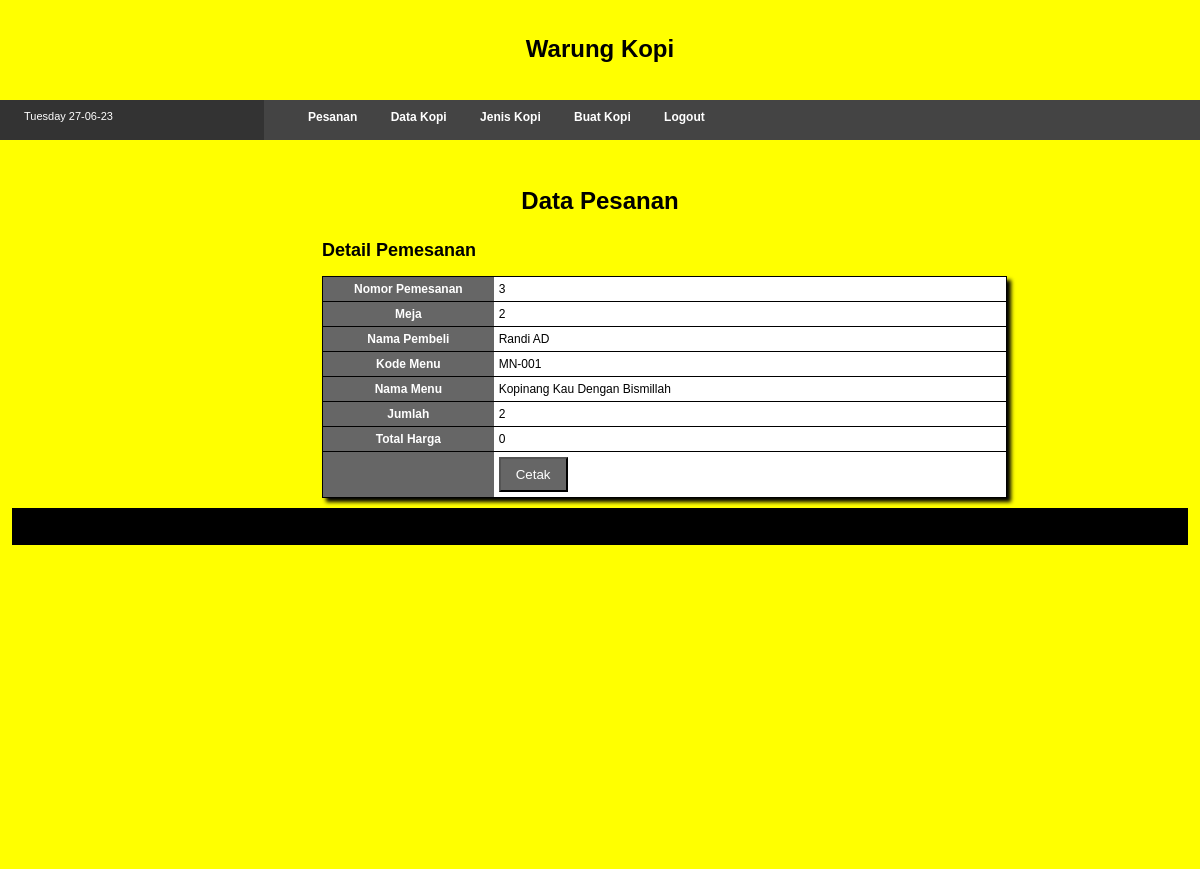
Page /admin-pesanan-detail.php on the committed database.
### tables this page shows
CREATE TABLE IF NOT EXISTS `pemesanan` (
  `nomorpemesanan` int(10) NOT NULL AUTO_INCREMENT,
  `meja` char(15) NOT NULL,
  `namapembeli` varchar(50) NOT NULL,
  `kodemenu` char(10) NOT NULL,
  `namamenu` varchar(200) NOT NULL,
  `jumlah` int(10) NOT NULL,
  `totalharga` int(20) NOT NULL,
  PRIMARY KEY (`nomorpemesanan`)
);

### admin-pesanan-detail.php (the view, shortened to what this page needs)
<?php require_once('Connections/koneksi_kopi.php'); ?>
<?php
$query_Recordset_pemesanan = "SELECT * FROM pemesanan";
$Recordset_pemesanan = mysql_query($query_Recordset_pemesanan, $koneksi_kopi) or die(mysql_error());
$row_Recordset_pemesanan = mysql_fetch_assoc($Recordset_pemesanan);
$query_Recordset_tambah = "SELECT harga FROM tambah";
$Recordset_tambah = mysql_query($query_Recordset_tambah, $koneksi_kopi) or die(mysql_error());
$row_Recordset_tambah = mysql_fetch_assoc($Recordset_tambah);
?>
<!DOCTYPE html PUBLIC "-//W3C//DTD XHTML 1.0 Transitional//EN" "http://www.w3.org/TR/xhtml1/DTD/xhtml1-transitional.dtd">
<html xmlns="http://www.w3.org/1999/xhtml">
<head>
<link href="style.css" rel="stylesheet" type="text/css" />
</head>
<body>
	<div id='header'>
        <h1 id="judul_logo"> Warung Kopi </h1>
    </div>
    <div id="menubar">
    	<div id="menubar_left">
        	<?php echo date("l d-m-y"); ?>
		</div>
        <div id="menubar_right">
       		<a href="admin-pesanan.php">Pesanan</a>
        	<a href="admin-kopi.php">Data Kopi</a>
          	<a href="admin-jenis.php">Jenis Kopi</a>
			<a href="admin-buat.php">Buat Kopi</a>
            <a href="logout.php">Logout</a>
    	</div>
    </div>
    <div id="content">
   	  <h1 id="judul_logo">Data Pesanan</h1>
      <div class="container">
      	<h2>Detail Pemesanan</h2>
        <form action="" method="post">
        	<table width="80%" border="0" cellpadding="5" cellspacing="0" class="standar_tabel">
              <tr>
                <th scope="row">Nomor Pemesanan</th>
                <td><?php echo $row_Recordset_pemesanan['nomorpemesanan']; ?></td>
              </tr>
              <tr>
                <th scope="row">Meja</th>
                <td><?php echo $row_Recordset_pemesanan['meja']; ?></td>
              </tr>
              <tr>
                <th scope="row">Nama Pembeli</th>
                <td><?php echo $row_Recordset_pemesanan['namapembeli']; ?></td>
              </tr>
              <tr>
                <th scope="row">Kode Menu</th>
                <td><?php echo $row_Recordset_pemesanan['kodemenu']; ?></td>
              </tr>
              <tr>
                <th scope="row">Nama Menu</th>
                <td><?php echo $row_Recordset_pemesanan['namamenu']; ?></td>
              </tr>
              <tr>
                <th scope="row">Jumlah</th>
                <td><?php echo $row_Recordset_pemesanan['jumlah']; ?></td>
              </tr>
              <tr>
                <th scope="row">Total Harga</th>
                <td><?php echo $row_Recordset_pemesanan['totalharga']*$row_Recordset_tambah['harga']; ?></td>
              </tr>
              <tr>
                <th scope="row">&nbsp;</th>
                <td><input name="cetak" type="submit" class="btn" id="cetak" value="Cetak" /></td>
              </tr>
            </table>
        </form>
      </div>
    <div id="footer"></div>
</body>
</html>

### style.css (style rules this page uses)
body { font-family:Tahoma, Geneva, sans-serif; font-size: 12px; margin: 0px; padding: 0px; background-color: #fff; }
#header { background-color:yellow; height:100px; text-align:center; justify-content:center; }
#judul_logo { text-align:center; margin:auto; padding-top:35px; }
#menubar { height:40px; overflow:auto; }
#menubar_left { width:20%; background-color:#333; color:white; float:left; padding-top:10px; height:30px; font-size:11px; padding-left:2%; }
#menubar_right { width:76%; background-color:#444; float:right; padding-top:10px; height:30px; padding-left:2%; }
#menubar_right a { padding:10px; margin-left:10px; color:#fff; text-decoration:none; font-weight:bold; font-size:12px; font-family:Tahoma, Geneva, sans-serif; }
#content { overflow:auto; width:98%; background-color:yellow; padding:1%; padding-bottom:27%; }
#footer { overflow:auto; width:98%; background-color:black; padding:1%; padding-bottom:25px; }
.btn { padding: 8px 15px; background-color: #666; color: #fff }
.container { margin-left: 300px; padding: 10px; }
.standar_tabel { border-bottom:1px solid black; border-left:1px solid black; border-right:1px solid black; box-shadow:4px 4px 4px black; }
.standar_tabel th { background-color:#666; color:white; width:25%; border-top:1px solid black; }
.standar_tabel td { border-top:1px solid black; width:75%; background-color:#fff; }

### rows in the picture
pemesanan: nomorpemesanan "3", meja "2", namapembeli "Randi AD", kodemenu "MN-001", namamenu "Kopinang Kau Dengan Bismillah", jumlah "2", totalharga "0"
